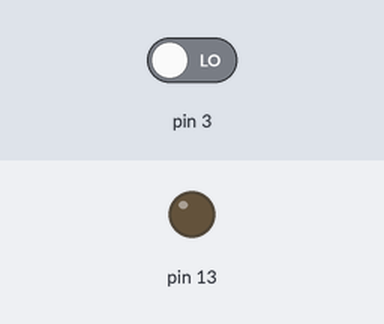
Recording of a sketch running on a simulated Arduino Uno, built with avr-gcc and run on an emulated ATmega328P. On the bench: output pins drawn as LEDs (lit = HIGH). The test bench sets the inputs (shaded band); at power-on: pin 3 LOW.

Above: at 1.2 s.
1.3 s: pin 3 driven HIGH
At 2.4 s:
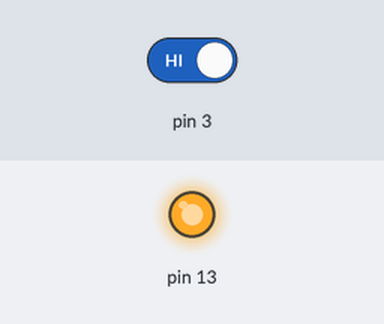
2.8 s: pin 3 driven LOW
At 3.6 s:
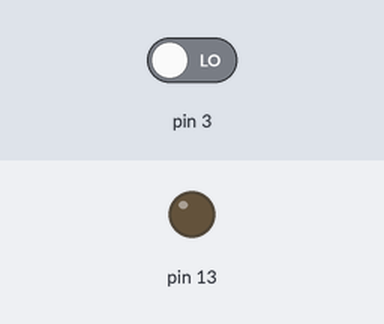
Timing chart, 0 to 5.8 s (numbered marks = the images above; inputs shaded):
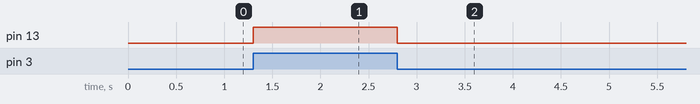

Measured:
- after the input at 1.3 s, pin 13: LOW → HIGH at once
- after the input at 2.8 s, pin 13: HIGH → LOW at once

The sketch:

SamplePIRLED.ino
```cpp
// lozenia64
// https://blog.naver.com/ljy9378/221357422958
// Sample source cod for Arduino

// 움직임 감지센서 사용
// 디지털 3번핀 사용

void setup() {
  pinMode(3, INPUT);
  pinMode(13, OUTPUT);
}

void loop() {
  //디지털 3번핀에 입력받은 센서 값을 저장할 변수 cur
  int cur = digitalRead(3);
  //움직임 감지되면 LED ON, 아닐 때는 OFF
  if (cur == HIGH) digitalWrite(13,HIGH);
  else digitalWrite(13,LOW);
}
```
